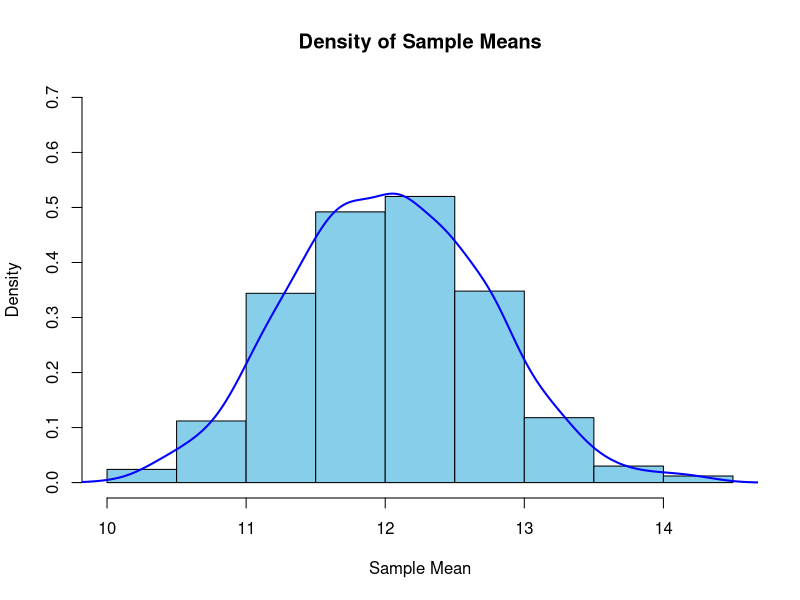
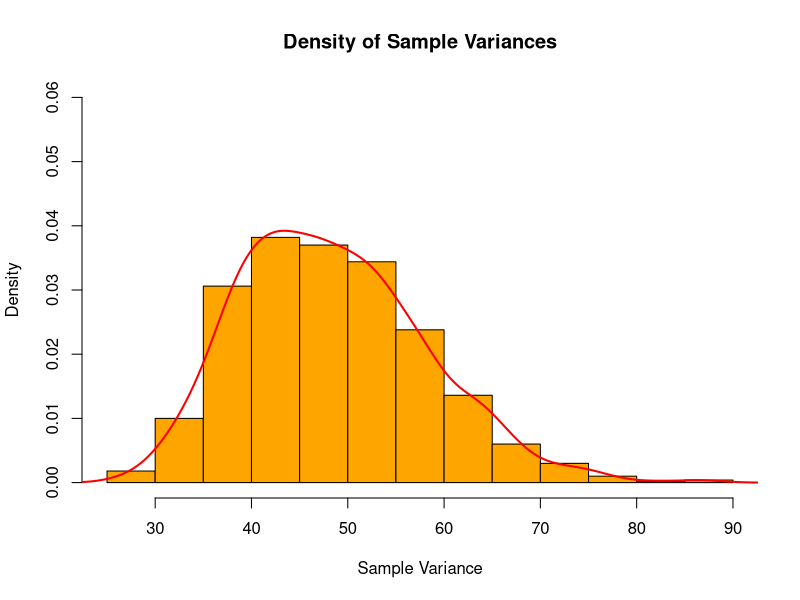

These charts were generated, in order, by the following R code:
## ---- chunk 1
knitr::opts_chunk$set(echo = TRUE)
## ---- chunk 2
library(ggplot2)
library(gridExtra)
## ---- chunk 3
t_07_5df <- qt(0.07, df = 5)                                                                                                               
print(t_07_5df)
## ---- chunk 4
chisq_95_4df <- qchisq(0.95, df = 4)                                                                                                               
print(chisq_95_4df)
## ---- chunk 5
prob_chisq_11leq_11df <- pchisq(11, df = 11)                                                                                                               
print(prob_chisq_11leq_11df)
## ---- chunk 6
#define the parameters
k <- 1000
n <- 100
alpha=3
lambda=0.25

#run the simulation
samples <- replicate(k, rgamma(n, shape=alpha, rate=lambda))
sample_means <- colMeans(samples)
sample_variances <- apply(samples, 2, var)
results <- data.frame(sample_means, sample_variances)

# Plot of Sample Mean                                                                                                                     
hist(results$sample_means, prob = TRUE, main = "Density of Sample Means",                                                                 
    xlab = "Sample Mean", ylab = "Density", ylim = c(0, 0.7),                                                                              
    border = "black", col = "skyblue")                                                                                                   
lines(density(results$sample_means), col = "blue", lwd = 2)                                                                               
                                                                                                                                             
# Plot of Sample Variance                                                                                                                 
hist(results$sample_variances, prob = TRUE, main = "Density of Sample Variances",                                                         
    xlab = "Sample Variance", ylab = "Density", ylim = c(0, 0.06),                                                                        
    border = "black", col = "orange")                                                                                                    
lines(density(results$sample_variances), col = "red", lwd = 2)                                                                             
